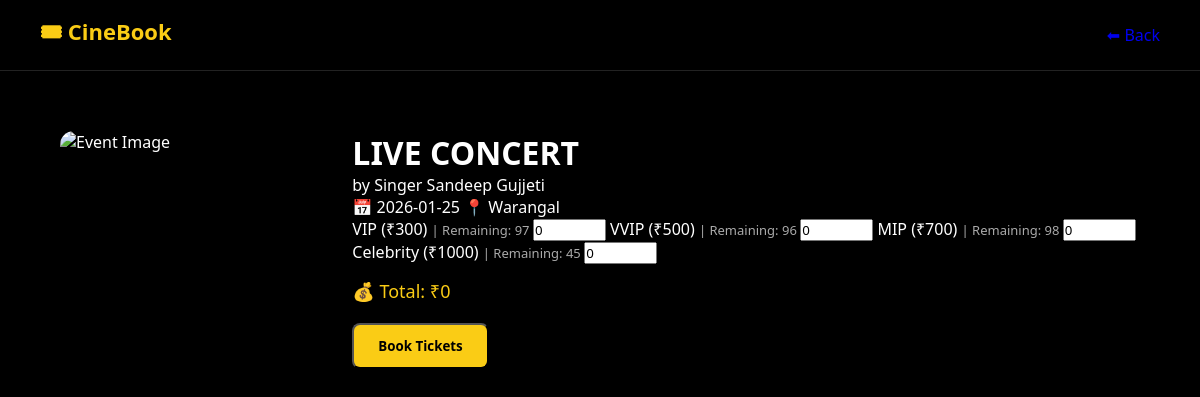
The app's page /event/5 with its own data.
### tables this page shows
CREATE TABLE events (
    id INTEGER PRIMARY KEY AUTOINCREMENT,
    title TEXT,
    description TEXT,
    date TEXT,
    location TEXT,
    seats INTEGER,
    price INTEGER
, vip_seats INTEGER DEFAULT 0, vvip_seats INTEGER DEFAULT 0, mip_seats INTEGER DEFAULT 0, celebrity_seats INTEGER DEFAULT 0, vip_price INTEGER, vvip_price INTEGER, mip_price INTEGER, celebrity_price INTEGER, organizer_id INTEGER);

### app.py (the view)
@app.route("/event/<int:event_id>")
def event_detail(event_id):
    con = get_db()
    cur = con.cursor()
    cur.execute("""
        SELECT
            e.id, e.title, e.description, e.date, e.location,
            e.vip_price, e.vvip_price, e.mip_price, e.celebrity_price,

            e.vip_seats - IFNULL(SUM(b.vip_qty), 0),
            e.vvip_seats - IFNULL(SUM(b.vvip_qty), 0),
            e.mip_seats - IFNULL(SUM(b.mip_qty), 0),
            e.celebrity_seats - IFNULL(SUM(b.celebrity_qty), 0)

        FROM events e
        LEFT JOIN bookings b ON e.id = b.event_id
        WHERE e.id = ?
        GROUP BY e.id
    """, (event_id,))
    r = cur.fetchone()
    con.close()
    if not r:
        return "Event not found"
    event = {
        "id": r[0],
        "title": r[1],
        "description": r[2],
        "date": r[3],
        "location": r[4],
        "vip_price": r[5],
        "vvip_price": r[6],
        "mip_price": r[7],
        "celebrity_price": r[8],
        "vip_seats": max(0, r[9]),
        "vvip_seats": max(0, r[10]),
        "mip_seats": max(0, r[11]),
        "celebrity_seats": max(0, r[12])
    }
    return render_template("event_detail.html", event=event)

### app.py (called while the page is built)
def get_db():
    return sqlite3.connect("database.db", check_same_thread=False)

### templates/event_detail.html (shortened to what this page needs)
<!DOCTYPE html>
<html lang="en">
<head>
<link rel="stylesheet" href="{{ url_for('static', filename='style.css') }}">
</head>
<body>
<header class="header">
    <div class="logo">🎟 CineBook</div>
    <a href="/home" class="nav-link">⬅ Back</a>
</header>
<div class="detail-container">
    <img src="https://images.unsplash.com/photo-1511671782779-c97d3d27a1d4" alt="Event Image">
    <div class="detail-content">
        <h1>{{ event.title }}</h1>
        <p>{{ event.description }}</p>
        <div class="detail-info">
            <span>📅 {{ event.date }}</span>
            <span>📍 {{ event.location }}</span>
        </div>
        <form method="POST" action="/book/{{ event.id }}">
            <label>
                VIP (₹300)
                <span style="color:#aaa; font-size:13px;">
                    | Remaining: {{ event.vip_seats }}
                </span>
            </label>
            <input type="number"
                   name="vip"
                   min="0"
                   max="{{ event.vip_seats }}"
                   value="0"
                   oninput="calc()"
                   {% if event.vip_seats == 0 %} disabled {% endif %}>
            <label>
                VVIP (₹500)
                <span style="color:#aaa; font-size:13px;">
                    | Remaining: {{ event.vvip_seats }}
                </span>
            </label>
            <input type="number"
                   name="vvip"
                   min="0"
                   max="{{ event.vvip_seats }}"
                   value="0"
                   oninput="calc()"
                   {% if event.vvip_seats == 0 %} disabled {% endif %}>
            <label>
                MIP (₹700)
                <span style="color:#aaa; font-size:13px;">
                    | Remaining: {{ event.mip_seats }}
                </span>
            </label>
            <input type="number"
                   name="mip"
                   min="0"
                   max="{{ event.mip_seats }}"
                   value="0"
                   oninput="calc()"
                   {% if event.mip_seats == 0 %} disabled {% endif %}>
            <label>
                Celebrity (₹1000)
                <span style="color:#aaa; font-size:13px;">
                    | Remaining: {{ event.celebrity_seats }}
                </span>
            </label>
            <input type="number"
                   name="celebrity"
                   min="0"
                   max="{{ event.celebrity_seats }}"
                   value="0"
                   oninput="calc()"
                   {% if event.celebrity_seats == 0 %} disabled {% endif %}>
            <p style="margin-top:15px;color:#facc15;font-size:18px;">
                💰 Total: ₹<span id="total">0</span>
            </p>
            {% if event.vip_seats == 0
                  and event.vvip_seats == 0
                  and event.mip_seats == 0
                  and event.celebrity_seats == 0 %}
                <button class="book-btn" disabled style="opacity:0.5;">
                    ❌ Sold Out
                </button>
            {% else %}
                <button class="book-btn">
                    Book Tickets
                </button>
            {% endif %}
        </form>
    </div>
</div>
</body>
</html>

### static/style.css (style rules this page uses)
* { margin: 0; padding: 0; box-sizing: border-box; font-family: 'Segoe UI', sans-serif; }
body { background: #000; color: #fff; }
.header { display: flex; justify-content: space-between; align-items: center; padding: 16px 40px; border-bottom: 1px solid #222; }
.logo { color: #facc15; font-size: 22px; font-weight: bold; }
.detail-container { display: flex; gap: 40px; padding: 60px; }
.detail-container img { width: 350px; border-radius: 14px; }
.book-btn { display: inline-block; margin-top: 20px; padding: 12px 24px; background: #facc15; color: black; border-radius: 8px; font-weight: bold; text-decoration: none; }
a { text-decoration: none; }
* { margin: 0; padding: 0; box-sizing: border-box; font-family: "Segoe UI", Tahoma, Geneva, Verdana, sans-serif; }

### records on screen
events: title "LIVE CONCERT", description "by Singer Sandeep Gujjeti", date "2026-01-25", location "Warangal"

### other values on screen
{{ event.vip_seats }} "97"
{{ event.vvip_seats }} "96"
{{ event.mip_seats }} "98"
{{ event.celebrity_seats }} "45"
